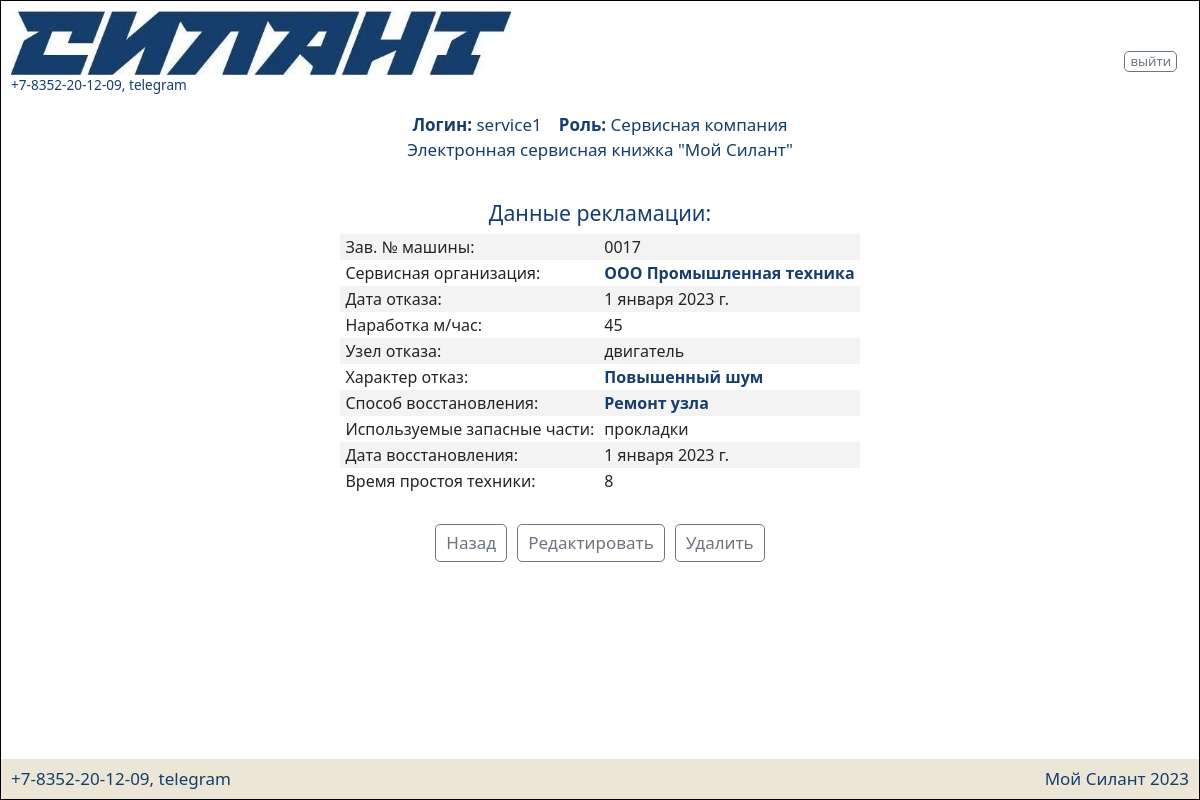
Before: /complaints/2 (signed in) with the older database file.
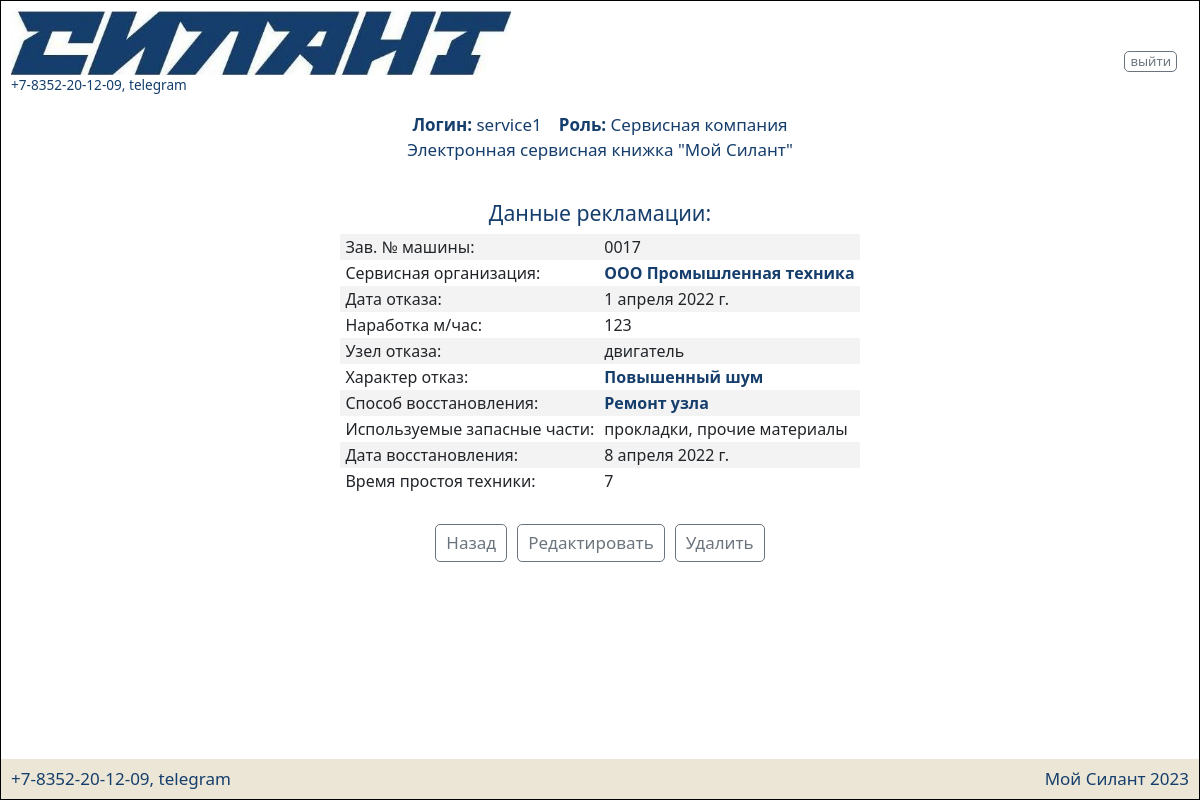
After: the same page with the newer database file.
### silant/models.py (models this page shows, shortened)
class Complaints(models.Model):
    car = models.ForeignKey(Car, on_delete=models.CASCADE, verbose_name='Машина')
    service_company = models.ForeignKey(Service_company, on_delete=models.CASCADE, verbose_name='Сервисная организация')
    date_of_refusal = models.DateField(verbose_name='Дата отказа')
    operating_time = models.IntegerField(verbose_name='Наработка м/час')
    failure_node = models.TextField(verbose_name='Узел отказа')
    description_failure = models.ForeignKey(Description_failure, on_delete=models.CASCADE, verbose_name='Характер отказа')
    recovery_method = models.ForeignKey(Recovery_method, on_delete=models.CASCADE, verbose_name='Способ восстановления')
    parts_used = models.TextField(blank=True, verbose_name='Используемые запасные части')
    date_of_restoration = models.DateField(verbose_name='Дата восстановления')
    equipment_downtime = models.TextField(verbose_name='Время простоя техники')
    class Meta:
        verbose_name = 'Рекламации'
        verbose_name_plural = 'Рекламации'
        ordering = ['date_of_refusal']

class Car(models.Model):
    factory_number = models.TextField(max_length=17, unique=True, db_index=True, verbose_name='Заводской номер')
    technique_model = models.ForeignKey(Technique_model, on_delete=models.CASCADE, db_index=True, verbose_name='Модель техники')
    engine_model = models.ForeignKey(Engine_model, on_delete=models.CASCADE, db_index=True, verbose_name='Модель двигателя')
    engine_number = models.TextField(max_length=17, verbose_name='Номер двигателя')
    transmission_model = models.ForeignKey(Transmission_model, on_delete=models.CASCADE, db_index=True, verbose_name='Модель трансмиссии')
    transmission_number = models.TextField(max_length=50, verbose_name='Номер трансмиссии')
    drive_axle_model = models.ForeignKey(Drive_axle_model, on_delete=models.CASCADE, db_index=True, verbose_name='Модель ведущего моста')
    drive_axle_number = models.TextField(max_length=50, verbose_name='Номер ведущего моста')
    steerable_axle_model = models.ForeignKey(Steerable_axle_model, on_delete=models.CASCADE, db_index=True, verbose_name='Модель управляемого моста')
    steerable_axle_number = models.TextField(max_length=50, verbose_name='Номер управляемого моста')
    supply_contract = models.TextField(max_length=50, blank=True, verbose_name='Договор поставки №, дата.')
    date_of_shipment_from_the_factory = models.DateField(db_index=True, verbose_name='Дата отгрузки с завода')
    consignee = models.TextField(max_length=50, blank=True, verbose_name='Грузополучатель')
    delivery_address = models.TextField(max_length=300, blank=True, verbose_name='Адрес поставки (эксплуатации)')
    equipment = models.TextField(blank=True, verbose_name='Комплектация (доп. опции)')
    client = models.ForeignKey(CustomUser, on_delete=models.CASCADE, null=True, blank=True, verbose_name='Клиент')
    service_company = models.ForeignKey(Service_company, null=True, on_delete=models.CASCADE, blank=True, verbose_name='Сервисная организация')
    def __str__(self):
        return f'{self.factory_number}'
    class Meta:
        verbose_name = 'Машины'
        verbose_name_plural = 'Машины'
        ordering = ['date_of_shipment_from_the_factory']

class Service_company(models.Model):
    user = models.OneToOneField(CustomUser, on_delete=models.CASCADE, verbose_name='Имя пользователя')
    name = models.TextField(unique=True, verbose_name='Название')
    description = models.TextField(blank=True, verbose_name='Описание')
    def __str__(self):
        return f'{self.name}'
    class Meta:
        verbose_name = 'Сервисные компании'
        verbose_name_plural = 'Сервисные компании'

class Description_failure(models.Model):
    name = models.TextField(verbose_name='Название')
    description = models.TextField(blank=True, verbose_name='Описание')
    def __str__(self):
        return f'{self.name}'
    class Meta:
        verbose_name = 'Характер отказа'
        verbose_name_plural = 'Характер отказа'

class Recovery_method(models.Model):
    name = models.TextField(verbose_name='Название')
    description = models.TextField(blank=True, verbose_name='Описание')
    def __str__(self):
        return f'{self.name}'
    class Meta:
        verbose_name = 'Способ восстановления'
        verbose_name_plural = 'Способ восстановления'

### silant/views.py (the view)
# urls.py: path('complaints/<int:pk>', ComplaintsItem.as_view()),
class ComplaintsItem(PermissionRequiredMixin, DetailView):
    permission_required = 'silant.view_complaints'
    model = Complaints
    template_name = 'complaints_item.html'
    context_object_name = 'complaints'
    def get_context_data(self, *args, **kwargs):
        context = super().get_context_data(*args, **kwargs)
        context['description_failure'] = Description_failure.objects.all()
        context['recovery_method'] = Recovery_method.objects.all()
        context['service_company'] = Service_company.objects.all()
        return context

### silant/templatetags/auth_extras.py (called while the page is built)
@register.filter(name='has_group')
def has_group(user, group_name):
    group = Group.objects.get(name=group_name)
    return True if group in user.groups.all() else False

### silant/templates/complaints_item.html (shortened to what this page needs)
{% extends 'default.html' %}
{% load auth_extras %}
{% load bootstrap5 %}
{% block bootstrap_css %}{% bootstrap_css %}{% bootstrap_javascript %}{% endblock bootstrap_css %}
{% block content %}
<h5 class="center">Данные рекламации:</h5>
<div class="center">
    <table style="border-bottom: none; border-top: none;">
    <tr><td>Зав. №  машины:</td><td>{{ complaints.car }}</td></tr>
    <tr><td>Сервисная организация:</td><td><a href="#" data-bs-toggle="modal" data-bs-target="#service_company"><b>{{ complaints.service_company }}</b></a></td></tr>
    <tr><td>Дата отказа:</td><td>{{ complaints.date_of_refusal }}</td></tr>
    <tr><td>Наработка м/час:</td><td>{{ complaints.operating_time }}</td></tr>
    <tr><td>Узел отказа:</td><td>{{ complaints.failure_node }}</td></tr>
    <tr><td>Характер отказ:</td><td><a href="#" data-bs-toggle="modal" data-bs-target="#description_failure"><b>{{ complaints.description_failure }}</b></a></td></tr>
    <tr><td>Способ восстановления:</td><td><a href="#" data-bs-toggle="modal" data-bs-target="#recovery_method"><b>{{ complaints.recovery_method }}</b></a></td></tr>
    <tr><td>Используемые запасные части:</td><td>{{ complaints.parts_used }}</td></tr>
    <tr><td>Дата восстановления:</td><td>{{ complaints.date_of_restoration }}</td></tr>
    <tr><td>Время простоя техники:</td><td>{{ complaints.equipment_downtime }}</td></tr>
    </table>
</div>
<br>
<div class="center">
    <a href="{% url 'complaints' %}" class="button medium">Назад</a>
    {% if perms.silant.change_complaints %}
        <a href="{{ request.get_full_path }}/edit" class="button medium">Редактировать</a>
    {% endif %}
    {% if perms.silant.delete_complaints %}
        <a href="{{ request.get_full_path }}/delete" class="button medium">Удалить</a>
    {% endif %}
</div>
{% endblock content %}

Changed rows visible on the page:
changed Complaints "двигатель": date_of_refusal "1 января 2023 г." → "1 апреля 2022 г."; operating_time "45" → "123"; parts_used "прокладки" → "прокладки, прочие материалы"; date_of_restoration "1 января 2023 г." → "8 апреля 2022 г."; equipment_downtime "8" → "7"
